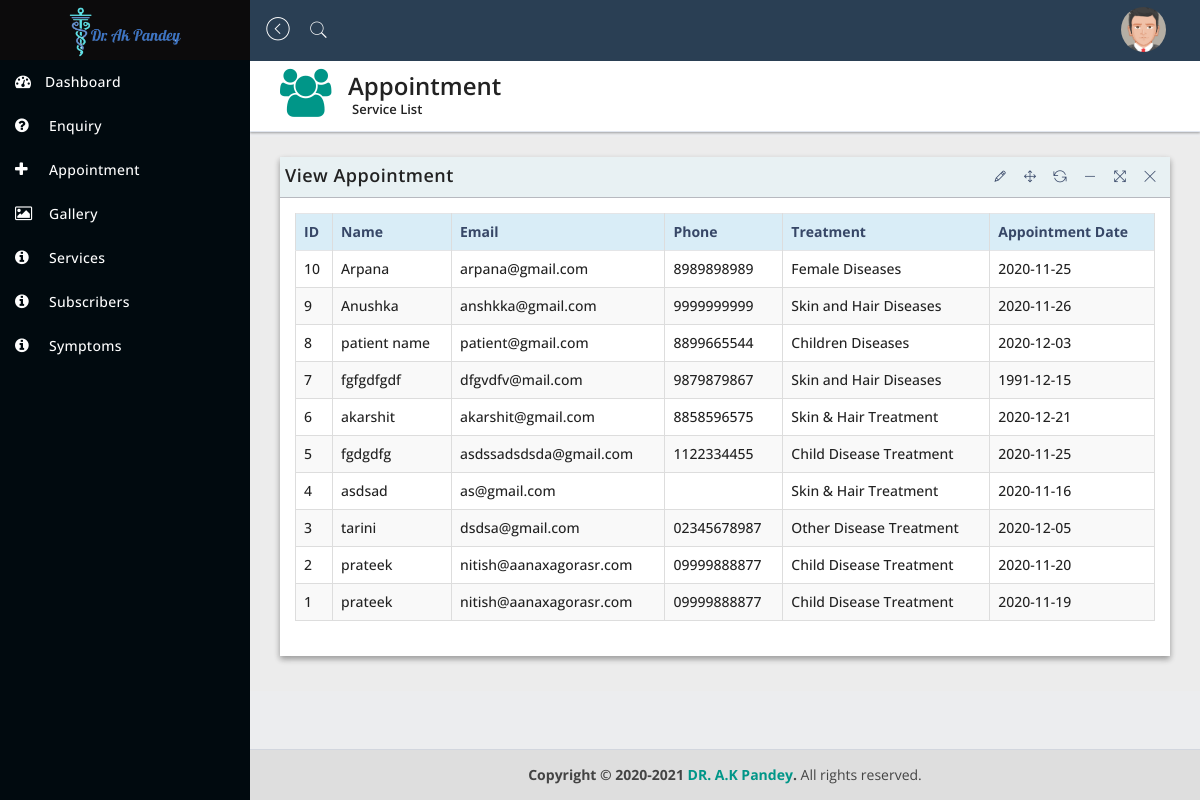
The app's page /admin/appointment.php with its own data.
### tables this page shows
CREATE TABLE `appointments` (
  `id` int(255) NOT NULL,
  `name` varchar(255) DEFAULT NULL,
  `email` varchar(255) DEFAULT NULL,
  `phone` varchar(13) DEFAULT NULL,
  `treatment` varchar(255) DEFAULT NULL,
  `msg` varchar(255) DEFAULT NULL,
  `app_date` date DEFAULT NULL
);

### admin/appointment.php (the view, shortened to what this page needs)
<!DOCTYPE html>
<html lang="en">
<head>
    <link href="assets/plugins/jquery-ui-1.12.1/jquery-ui.min.css" rel="stylesheet" type="text/css" />
    <link href="assets/bootstrap/css/bootstrap.min.css" rel="stylesheet" type="text/css" />
    <link href="assets/plugins/lobipanel/lobipanel.min.css" rel="stylesheet" type="text/css" />
    <link href="assets/plugins/pace/flash.css" rel="stylesheet" type="text/css" />
    <link href="assets/font-awesome/css/font-awesome.min.css" rel="stylesheet" type="text/css" />
    <link href="assets/pe-icon-7-stroke/css/pe-icon-7-stroke.css" rel="stylesheet" type="text/css" />
    <link href="assets/themify-icons/themify-icons.css" rel="stylesheet" type="text/css" />
    <link href="assets/plugins/datatables/dataTables.min.css" rel="stylesheet" type="text/css" />
    <link href="assets/dist/css/stylecrm.css" rel="stylesheet" type="text/css" />
</head>
<body class="hold-transition sidebar-mini">
    <div class="wrapper">
        <header class="main-header">
            <a href="dashboard.php" class="logo">
                <span class="logo-lg">
               <img src="assets/dist/img/logo.png" alt="">
               </span>
            </a>
            <nav class="navbar navbar-static-top">
                <a href="#" class="sidebar-toggle" data-toggle="offcanvas" role="button">
                    <span class="pe-7s-angle-left-circle"></span>
                </a>
                <a href="#search"><span class="pe-7s-search"></span></a>
                <div class="navbar-custom-menu">
                    <ul class="nav navbar-nav">
                        <li class="dropdown messages-menu">
                            <li class="dropdown dropdown-user">
                                <a href="#" class="dropdown-toggle" data-toggle="dropdown">
                                    <img src="assets/dist/img/avatar5.png" class="img-circle" width="45" height="45" alt="user"></a>
                            </li>
                    </ul>
                </div>
                </div>
        <aside class="main-sidebar">
            <div class="sidebar">
                 <ul class="sidebar-menu">
                    <li class="active">
                        <a href="dashboard.php"><i class="fa fa-tachometer"></i><span>Dashboard</span>
                     </a>
                    </li>
                    <li>
                        <a href="enquiry.php">
                            <i class="fa fa-question-circle"></i> <span>Enquiry</span>
                        </a>
                    </li>
                    <li>
                        <a href="appointment.php">
                            <i class="fa fa-plus"></i> <span>Appointment</span>
                        </a>
                    </li>
                    <li>
                        <a href="gallery.php">
                            <i class="fa fa-picture-o"></i> <span>Gallery</span>
                        </a>
                    </li>
                    <li>
                        <a href="services.php">
                            <i class="fa fa-info-circle"></i> <span>Services</span>
                        </a>
                    </li>
                    <li>
                        <a href="subscriber.php">
                            <i class="fa fa-info-circle"></i> <span>Subscribers</span>
                        </a>
                    </li>
                    <li>
                        <a href="symptoms.php">
                            <i class="fa fa-info-circle"></i> <span>Symptoms</span>
                        </a>
                    </li>
                </ul>
            </div>
        </aside>
         <div class="content-wrapper">
            <section class="content-header">
               <div class="header-icon">
                  <i class="fa fa-users"></i>
               </div>
               <div class="header-title">
                  <h1>Appointment</h1>
                  <small>Service List</small>
               </div>
            </section>
            <section class="content">
               <div class="row">
                  <div class="col-sm-12">
                     <div class="panel panel-bd lobidrag">
                        <div class="panel-heading">
                           <div class="btn-group" id="buttonexport">
                                 <h4>View Appointment</h4>
                           </div>
                        </div>
                        <div class="panel-body">
                           <div class="table-responsive">
                              <table id="table_id" class="table table-bordered table-striped table-hover">
                                 <thead>
                                    <tr class="info">
                                       <th>ID</th>
                                       <th>Name</th>
                                        <th>Email</th>
                                        <th>Phone</th>
                                        <th>Treatment</th>
                                        <th>Appointment Date</th>
                                    </tr>
                                 </thead>
           <tbody>
            <tr>
                  <?php
                    $connect = mysqli_connect("localhost","drakpandey","Pandey@809","akpandey");
                    $query = "SELECT * FROM appointments ORDER BY id DESC";
                    $result = mysqli_query($connect, $query);
                          if(mysqli_num_rows($result) > 0)
                          {
                               while($row = mysqli_fetch_array($result))
                               {
                          ?>
                          <tr>
                               <td><?php echo $row["id"];?></td>
                               <td><?php echo $row["name"]; ?></td>
                                 <td><?php echo $row["email"];?></td>
                                 <td><?php echo $row["phone"];?></td>
                                 <td><?php echo $row["treatment"];?></td>
                                 <td><?php echo $row["app_date"];?></td>
                        </tr>
                          <?php
                               }
                          }
                          ?>
                                    </tr>
                                 </tbody>
                              </table>
                           </div>
                           </div>
                        </div>
                     </div>
                  </div>
               </div>
        <footer class="main-footer">
             <strong>Copyright &copy; 2020-2021 <a href="#">DR. A.K Pandey</a>.</strong> All rights reserved.
        </footer>
</body>
</html>

### records on screen
appointments: id "10", name "Arpana", email "arpana@gmail.com", phone "8989898989", treatment "Female Diseases", app_date "2020-11-25"
appointments: id "9", name "Anushka", email "anshkka@gmail.com", phone "9999999999", treatment "Skin and Hair Diseases", app_date "2020-11-26"
appointments: id "8", name "patient name", email "patient@gmail.com", phone "8899665544", treatment "Children Diseases", app_date "2020-12-03"
appointments: id "7", name "fgfgdfgdf", email "dfgvdfv@mail.com", phone "9879879867", treatment "Skin and Hair Diseases", app_date "1991-12-15"
appointments: id "6", name "akarshit", email "akarshit@gmail.com", phone "8858596575", treatment "Skin & Hair Treatment", app_date "2020-12-21"
appointments: id "5", name "fgdgdfg", email "asdssadsdsda@gmail.com", phone "1122334455", treatment "Child Disease Treatment", app_date "2020-11-25"
appointments: id "4", name "asdsad", email "as@gmail.com", treatment "Skin & Hair Treatment", app_date "2020-11-16"
appointments: id "3", name "tarini", email "dsdsa@gmail.com", phone "02345678987", treatment "Other Disease Treatment", app_date "2020-12-05"
appointments: id "2", name "prateek", email "nitish@aanaxagorasr.com", phone "09999888877", treatment "Child Disease Treatment", app_date "2020-11-20"
appointments: id "1", name "prateek", email "nitish@aanaxagorasr.com", phone "09999888877", treatment "Child Disease Treatment", app_date "2020-11-19"
